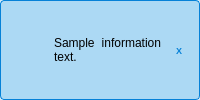
        <widget class="QFrame" name="infoLabel">
         <property name="enabled">
          <bool>true</bool>
         </property>
         <property name="minimumSize">
          <size>
           <width>0</width>
           <height>0</height>
          </size>
         </property>
         <property name="cursor">
          <cursorShape>ArrowCursor</cursorShape>
         </property>
         <property name="autoFillBackground">
          <bool>false</bool>
         </property>
         <property name="styleSheet">
          <string notr="true">QWidget {
    border: 1px solid rgb(6, 129, 215);
    background-color:rgba(20, 147, 222, 50);
    color: black;
    border-radius: 4px;
    padding: 4px;
}

QLabel {
    border: none;
    background-color: transparent;
}</string>
         </property>
         <layout class="QHBoxLayout" name="horizontalLayout_5">
          <property name="spacing">
           <number>2</number>
          </property>
          <property name="leftMargin">
           <number>4</number>
          </property>
          <property name="topMargin">
           <number>0</number>
          </property>
          <property name="rightMargin">
           <number>4</number>
          </property>
          <property name="bottomMargin">
           <number>0</number>
          </property>
          <item alignment="Qt::AlignTop">
           <widget class="QLabel" name="infoIcon">
            <property name="enabled">
             <bool>true</bool>
            </property>
            <property name="minimumSize">
             <size>
              <width>36</width>
              <height>36</height>
             </size>
            </property>
            <property name="maximumSize">
             <size>
              <width>36</width>
              <height>36</height>
             </size>
            </property>
            <property name="styleSheet">
             <string notr="true">background: transparent;</string>
            </property>
            <property name="text">
             <string/>
            </property>
            <property name="pixmap">
             <pixmap resource="assets.qrc">:/sources/Icons/Prompts/Info.ico</pixmap>
            </property>
            <property name="scaledContents">
             <bool>true</bool>
            </property>
            <property name="alignment">
             <set>Qt::AlignLeading|Qt::AlignLeft|Qt::AlignVCenter</set>
            </property>
           </widget>
          </item>
          <item>
           <widget class="QLabel" name="infoText">
            <property name="sizePolicy">
             <sizepolicy hsizetype="Preferred" vsizetype="Preferred">
              <horstretch>0</horstretch>
              <verstretch>0</verstretch>
             </sizepolicy>
            </property>
            <property name="font">
             <font>
              <pointsize>9</pointsize>
             </font>
            </property>
            <property name="mouseTracking">
             <bool>true</bool>
            </property>
            <property name="styleSheet">
             <string notr="true">background: transparent;</string>
            </property>
            <property name="text">
             <string>&lt;html&gt;&lt;head/&gt;&lt;body&gt;&lt;p align=&quot;justify&quot;&gt;Sample information text.&lt;/p&gt;&lt;/body&gt;&lt;/html&gt;</string>
            </property>
            <property name="wordWrap">
             <bool>true</bool>
            </property>
           </widget>
          </item>
          <item>
           <widget class="QPushButton" name="infoCloseButton">
            <property name="minimumSize">
             <size>
              <width>24</width>
              <height>24</height>
             </size>
            </property>
            <property name="maximumSize">
             <size>
              <width>24</width>
              <height>24</height>
             </size>
            </property>
            <property name="styleSheet">
             <string notr="true">QPushButton {
    background-color: transparent;
    border: none;
	color: rgb(6, 129, 215);
    font: bold 9px;
	border-radius: 4px;
}

QPushButton:hover {
   background-color:rgba(6, 129, 215, 30); 
}

QPushButton:pressed {
    background-color:rgba(6, 129, 215, 80); 
}
</string>
            </property>
            <property name="text">
             <string>X</string>
            </property>
            <property name="checkable">
             <bool>false</bool>
            </property>
            <property name="checked">
             <bool>false</bool>
            </property>
            <property name="default">
             <bool>false</bool>
            </property>
            <property name="flat">
             <bool>false</bool>
            </property>
           </widget>
          </item>
         </layout>
         <zorder>infoText</zorder>
         <zorder>infoIcon</zorder>
         <zorder>infoCloseButton</zorder>
        </widget>
